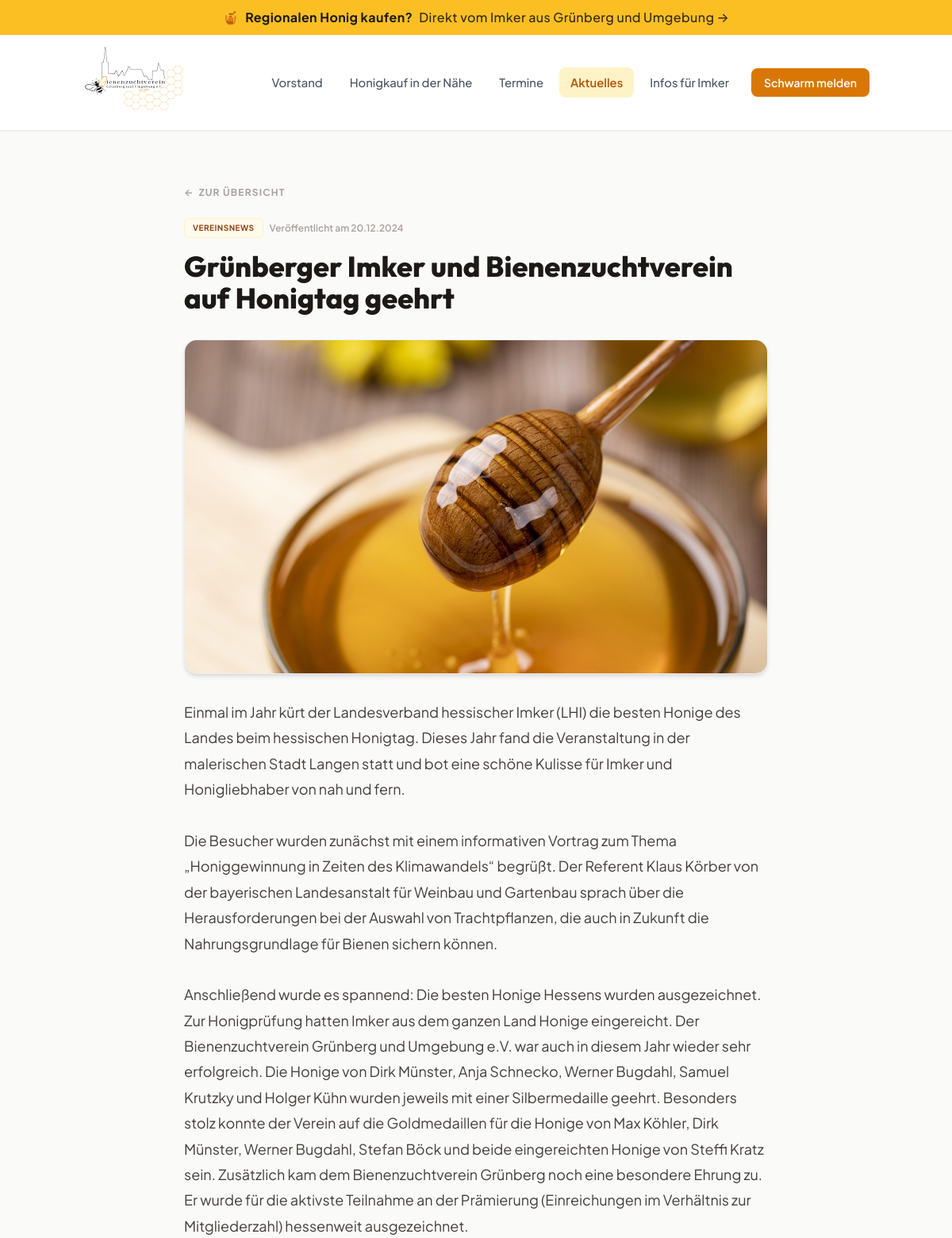
Page /aktuelles-detail.php?slug=gruenberger-imker-und-bienenzuchtverein-auf-honigtag-geehrt (upper part) on the earlier database version.
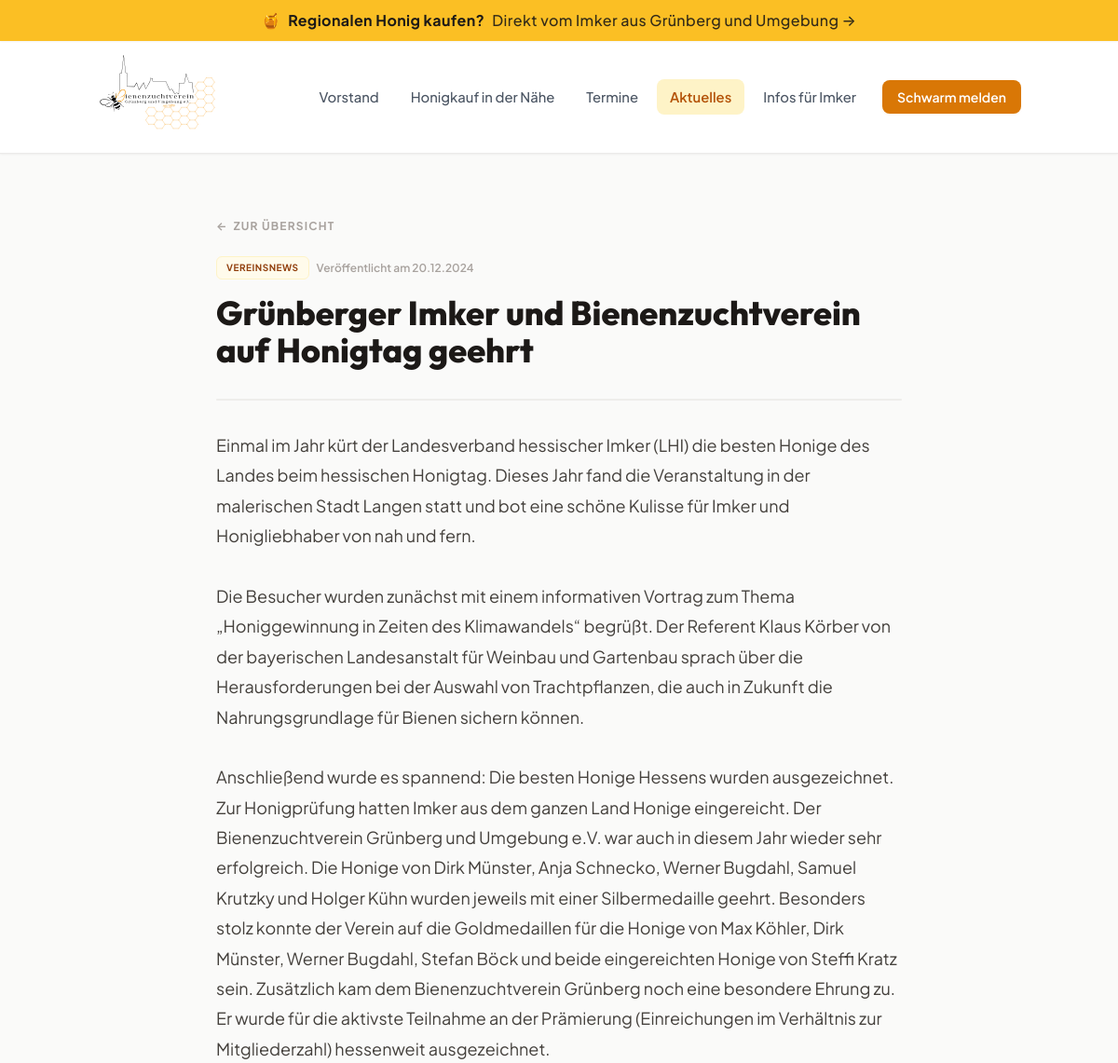
Same page on the later database version.
### tables this page shows
CREATE TABLE news (
    id              INT UNSIGNED NOT NULL AUTO_INCREMENT,
    slug            VARCHAR(200) NOT NULL,
    title           VARCHAR(255) NOT NULL,
    published_at    DATE NOT NULL,
    expires_at      DATE DEFAULT NULL,          
    image_path      VARCHAR(255) DEFAULT NULL,
    body            MEDIUMTEXT NOT NULL,
    is_published    TINYINT(1) NOT NULL DEFAULT 1,
    created_at      DATETIME NOT NULL DEFAULT CURRENT_TIMESTAMP,
    updated_at      DATETIME NOT NULL DEFAULT CURRENT_TIMESTAMP ON UPDATE CURRENT_TIMESTAMP,
    PRIMARY KEY (id),
    UNIQUE KEY uk_news_slug (slug),
    KEY ix_news_published (is_published, published_at),
    KEY ix_news_expires   (is_published, expires_at)
);

### library/Helpers.php (called while the page is built, shortened)
<?php
function h(?string $s): string
{
    return htmlspecialchars((string)$s, ENT_QUOTES | ENT_SUBSTITUTE, 'UTF-8');
}
function format_date_de(?string $iso, string $pattern = 'd.m.Y'): string
{
    $ts = strtotime($iso);
    $formatted = date($pattern, $ts);
    static $weekdayLong = [
        'Monday'    => 'Montag',     'Tuesday'  => 'Dienstag',
        'Wednesday' => 'Mittwoch',   'Thursday' => 'Donnerstag',
        'Friday'    => 'Freitag',    'Saturday' => 'Samstag',
        'Sunday'    => 'Sonntag',
    ];
    static $weekdayShort = [
        'Mon' => 'Mo', 'Tue' => 'Di', 'Wed' => 'Mi',
        'Thu' => 'Do', 'Fri' => 'Fr', 'Sat' => 'Sa', 'Sun' => 'So',
    ];
    static $monthLong = [
        'January'   => 'Januar',     'February' => 'Februar',
        'March'     => 'März',       'April'    => 'April',
        'May'       => 'Mai',        'June'     => 'Juni',
        'July'      => 'Juli',       'August'   => 'August',
        'September' => 'September',  'October'  => 'Oktober',
        'November'  => 'November',   'December' => 'Dezember',
    ];
    static $monthShort = [
        'Jan' => 'Jan', 'Feb' => 'Feb', 'Mar' => 'Mär', 'Apr' => 'Apr',
        'May' => 'Mai', 'Jun' => 'Jun', 'Jul' => 'Jul', 'Aug' => 'Aug',
        'Sep' => 'Sep', 'Oct' => 'Okt', 'Nov' => 'Nov', 'Dec' => 'Dez',
    ];
    $formatted = strtr($formatted, $weekdayLong);
    $formatted = strtr($formatted, $monthLong);
    $formatted = strtr($formatted, $weekdayShort);
    $formatted = strtr($formatted, $monthShort);
    return $formatted;
}
function clean_html(?string $html): string
{
    $allowed = '<p><br><strong><em><b><i><u><ul><ol><li><a><h1><h2><h3><h4><blockquote><div><del><pre><code>';
    $clean = strip_tags($html, $allowed);
    $clean = preg_replace_callback('/<a\s+([^>]*)>/i', static function ($m) {
        $attrs = $m[1];
        $href  = '';
        if (preg_match('/href\s*=\s*"([^"]*)"/i', $attrs, $hm)) $href = $hm[1];
        elseif (preg_match("/href\s*=\s*'([^']*)'/i", $attrs, $hm)) $href = $hm[1];
        if (!preg_match('#^(https?:|mailto:|tel:|/)#i', $href)) {
            return '';
        }
        $title  = '';
        if (preg_match('/title\s*=\s*"([^"]*)"/i', $attrs, $tm)) $title = $tm[1];
        $target = (preg_match('/target\s*=\s*"_blank"/i', $attrs)) ? ' target="_blank" rel="noopener noreferrer"' : '';
        return '<a href="' . h($href) . '"' . ($title ? ' title="' . h($title) . '"' : '') . $target . '>';
    }, $clean) ?? '';
    return $clean;
}
function lib_autoload(string $class): void
{
    $file = __DIR__ . '/' . $class . '.php';
}

### library/Database.php (called while the page is built, shortened)
<?php
final class Database
{
    private static ?PDO $pdo = null;
    public static function pdo(): PDO
    {
        if (self::$pdo !== null) {
            return self::$pdo;
        }
        if (defined('DB_SOCKET') && DB_SOCKET) {
            $dsn = sprintf('mysql:unix_socket=%s;dbname=%s;charset=utf8mb4', DB_SOCKET, DB_NAME);
        } else {
            $dsn = sprintf('mysql:host=%s;port=%d;dbname=%s;charset=utf8mb4',
                DB_HOST, DB_PORT, DB_NAME);
        }
        self::$pdo = new PDO($dsn, DB_USER, DB_PASS, [
            PDO::ATTR_ERRMODE            => PDO::ERRMODE_EXCEPTION,
            PDO::ATTR_DEFAULT_FETCH_MODE => PDO::FETCH_ASSOC,
            PDO::ATTR_EMULATE_PREPARES   => false,
            (defined('Pdo\Mysql::ATTR_INIT_COMMAND') ? \Pdo\Mysql::ATTR_INIT_COMMAND : PDO::MYSQL_ATTR_INIT_COMMAND)
                => 'SET NAMES utf8mb4 COLLATE utf8mb4_unicode_ci',
        ]);
        return self::$pdo;
    }
}

### public/aktuelles-detail.php (the view, shortened to what this page needs)
<?php
$slug = $_GET['slug'] ?? '';
$stmt = Database::pdo()->prepare(
    "SELECT * FROM news
      WHERE slug = ?
        AND is_published = 1
        AND (expires_at IS NULL OR expires_at >= CURDATE())
      LIMIT 1"
);
$stmt->execute([$slug]);
$post = $stmt->fetch();
?>
<article class="max-w-3xl mx-auto px-4 py-12 md:py-16" data-edit-resource="news" data-edit-id="<?= (int)$post['id'] ?>">
  <a href="/aktuelles.php"
     class="inline-flex items-center gap-1.5 text-xs font-bold text-stone-400 hover:text-honey-700 transition-colors uppercase tracking-widest mb-6">
    <span>←</span> Zur Übersicht
  </a>
  <div class="flex items-center gap-2">
    <span class="bg-honey-50 border border-honey-100 text-honey-800 px-2.5 py-1 rounded-md text-[10px] font-bold uppercase tracking-wider">
      Vereinsnews
    </span>
    <span class="text-xs text-stone-400 font-semibold">
      Veröffentlicht am <?= h(format_date_de($post['published_at'])) ?>
    </span>
  </div>
  <h1 class="text-3xl md:text-4xl font-display font-extrabold text-stone-900 mt-4 leading-tight">
    <?= h($post['title']) ?>
  </h1>
  <div class="mt-8 rounded-2xl overflow-hidden shadow-md bg-stone-100 border border-stone-200/50">
    <?php if ($post['image_path']): ?>
      <img src="/bilder/<?= h($post['image_path']) ?>" alt="" class="w-full h-auto object-cover max-h-[420px]">
    <?php endif; ?>
  </div>
  <div class="prose-bzv mt-8">
    <?= clean_html($post['body']) ?>
  </div>
</article>

Differences in the rows shown:
changed news "Grünberger Imker und Bienenzuchtverein auf Honigtag geehrt": image_path: picture removed
